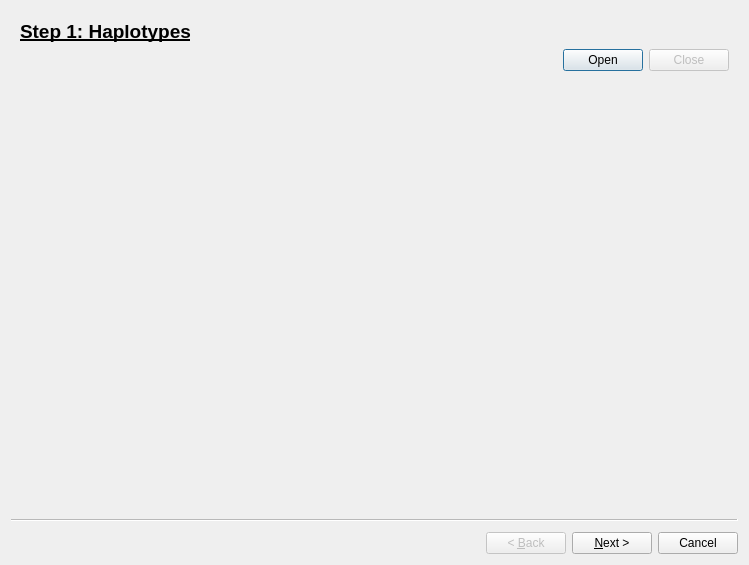
<?xml version="1.0" encoding="UTF-8"?>
<ui version="4.0">
 <class>Wizard</class>
 <widget class="QWizard" name="Wizard">
  <property name="windowModality">
   <enum>Qt::ApplicationModal</enum>
  </property>
  <property name="geometry">
   <rect>
    <x>0</x>
    <y>0</y>
    <width>749</width>
    <height>565</height>
   </rect>
  </property>
  <property name="sizePolicy">
   <sizepolicy hsizetype="Expanding" vsizetype="Expanding">
    <horstretch>0</horstretch>
    <verstretch>0</verstretch>
   </sizepolicy>
  </property>
  <property name="windowTitle">
   <string>Wizard</string>
  </property>
  <property name="modal">
   <bool>true</bool>
  </property>
  <widget class="QWizardPage" name="hapsPage">
   <layout class="QVBoxLayout" name="verticalLayout_3">
    <item>
     <widget class="QLabel" name="label_3">
      <property name="font">
       <font>
        <pointsize>14</pointsize>
        <weight>75</weight>
        <bold>true</bold>
        <underline>true</underline>
       </font>
      </property>
      <property name="text">
       <string>Step 1: Haplotypes</string>
      </property>
     </widget>
    </item>
    <item>
     <layout class="QHBoxLayout" name="horizontalLatyout">
      <item>
       <widget class="QLabel" name="fileLabelHaps">
        <property name="text">
         <string>&lt;NO FILE&gt;</string>
        </property>
        <property name="alignment">
         <set>Qt::AlignCenter</set>
        </property>
       </widget>
      </item>
      <item>
       <widget class="QPushButton" name="openFileButtonHaps">
        <property name="sizePolicy">
         <sizepolicy hsizetype="Fixed" vsizetype="Fixed">
          <horstretch>0</horstretch>
          <verstretch>0</verstretch>
         </sizepolicy>
        </property>
        <property name="text">
         <string>Open</string>
        </property>
       </widget>
      </item>
      <item>
       <widget class="QPushButton" name="closeFileButtonHaps">
        <property name="enabled">
         <bool>false</bool>
        </property>
        <property name="sizePolicy">
         <sizepolicy hsizetype="Fixed" vsizetype="Fixed">
          <horstretch>0</horstretch>
          <verstretch>0</verstretch>
         </sizepolicy>
        </property>
        <property name="text">
         <string>Close</string>
        </property>
       </widget>
      </item>
     </layout>
    </item>
    <item>
     <layout class="QVBoxLayout" name="hapsLayout">
      <property name="sizeConstraint">
       <enum>QLayout::SetFixedSize</enum>
      </property>
     </layout>
    </item>
   </layout>
  </widget>
  <widget class="QWizardPage" name="factsPage">
   <layout class="QVBoxLayout" name="verticalLayout">
    <item>
     <widget class="QLabel" name="label_2">
      <property name="font">
       <font>
        <pointsize>14</pointsize>
        <weight>75</weight>
        <bold>true</bold>
        <underline>true</underline>
       </font>
      </property>
      <property name="text">
       <string>Step 2: Facts</string>
      </property>
     </widget>
    </item>
    <item>
     <layout class="QHBoxLayout" name="horizontalLatyout_2">
      <item>
       <widget class="QLabel" name="fileLabelFacts">
        <property name="text">
         <string>&lt;NO FILE&gt;</string>
        </property>
        <property name="alignment">
         <set>Qt::AlignCenter</set>
        </property>
       </widget>
      </item>
      <item>
       <widget class="QPushButton" name="openFileButtonFacts">
        <property name="sizePolicy">
         <sizepolicy hsizetype="Fixed" vsizetype="Fixed">
          <horstretch>0</horstretch>
          <verstretch>0</verstretch>
         </sizepolicy>
        </property>
        <property name="text">
         <string>Open</string>
        </property>
       </widget>
      </item>
      <item>
       <widget class="QPushButton" name="closeFileButtonFacts">
        <property name="enabled">
         <bool>false</bool>
        </property>
        <property name="sizePolicy">
         <sizepolicy hsizetype="Fixed" vsizetype="Fixed">
          <horstretch>0</horstretch>
          <verstretch>0</verstretch>
         </sizepolicy>
        </property>
        <property name="text">
         <string>Close</string>
        </property>
       </widget>
      </item>
     </layout>
    </item>
    <item>
     <layout class="QVBoxLayout" name="factsLayout">
      <property name="sizeConstraint">
       <enum>QLayout::SetFixedSize</enum>
      </property>
     </layout>
    </item>
   </layout>
  </widget>
  <widget class="QWizardPage" name="weightsPage">
   <layout class="QVBoxLayout" name="verticalLayout_2">
    <item>
     <widget class="QLabel" name="label">
      <property name="font">
       <font>
        <pointsize>14</pointsize>
        <weight>75</weight>
        <bold>true</bold>
        <underline>true</underline>
       </font>
      </property>
      <property name="text">
       <string>Step 3: Weights</string>
      </property>
     </widget>
    </item>
    <item>
     <layout class="QHBoxLayout" name="horizontalLatyout_3">
      <item>
       <widget class="QLabel" name="fileLabelWeights">
        <property name="text">
         <string>&lt;NO FILE&gt;</string>
        </property>
        <property name="alignment">
         <set>Qt::AlignCenter</set>
        </property>
       </widget>
      </item>
      <item>
       <widget class="QPushButton" name="openFileButtonWeights">
        <property name="sizePolicy">
         <sizepolicy hsizetype="Fixed" vsizetype="Fixed">
          <horstretch>0</horstretch>
          <verstretch>0</verstretch>
         </sizepolicy>
        </property>
        <property name="text">
         <string>Open</string>
        </property>
       </widget>
      </item>
      <item>
       <widget class="QPushButton" name="closeFileButtonWeights">
        <property name="enabled">
         <bool>false</bool>
        </property>
        <property name="sizePolicy">
         <sizepolicy hsizetype="Fixed" vsizetype="Fixed">
          <horstretch>0</horstretch>
          <verstretch>0</verstretch>
         </sizepolicy>
        </property>
        <property name="text">
         <string>Close</string>
        </property>
       </widget>
      </item>
     </layout>
    </item>
    <item>
     <layout class="QVBoxLayout" name="weightsLayout">
      <property name="sizeConstraint">
       <enum>QLayout::SetFixedSize</enum>
      </property>
     </layout>
    </item>
   </layout>
  </widget>
 </widget>
 <resources/>
 <connections/>
</ui>
